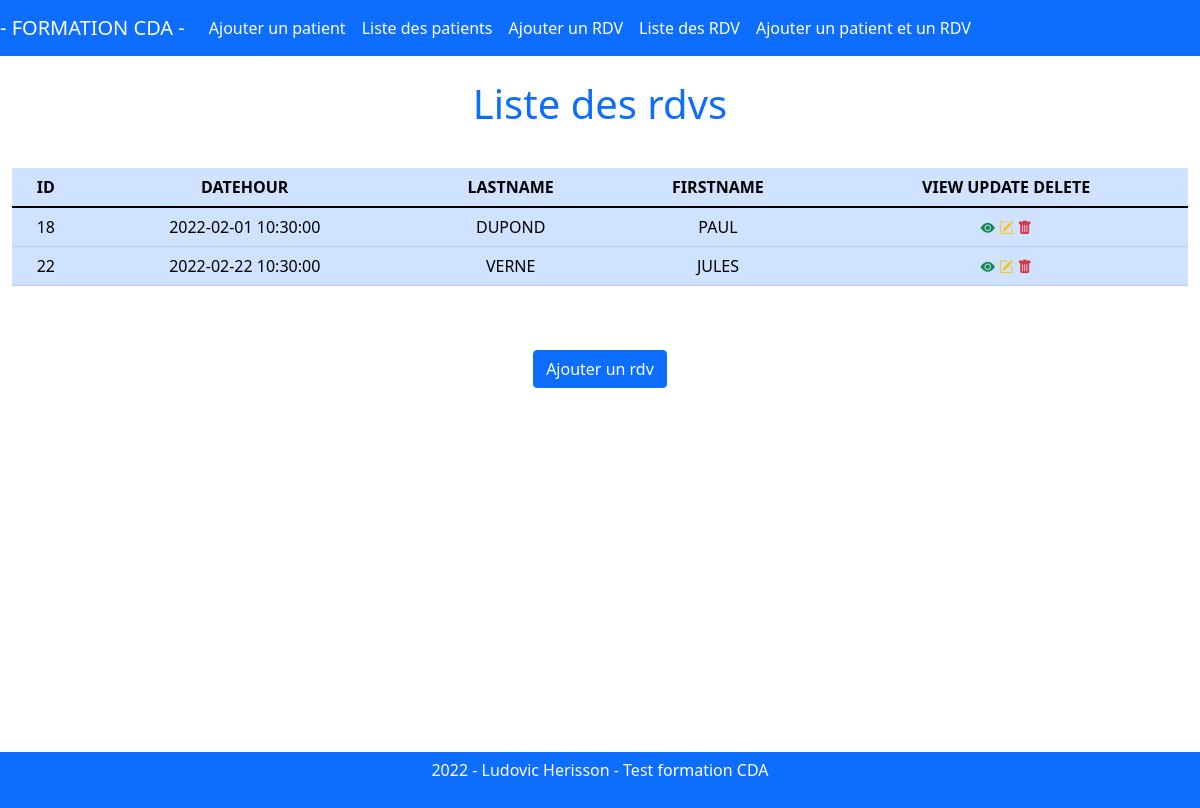
The app's page /?op=voir&data=rdv with its own data.
### tables this page shows
CREATE TABLE `appointments` (
  `id` int(11) NOT NULL,
  `dateHour` datetime NOT NULL,
  `idPatients` int(11) NOT NULL
);

### controller/Controller.php (called while the page is built, shortened)
<?php
class Controller
{
    private $dbEntityRepo;
    public function __construct()
    {
        $this->dbEntityRepo=new \Model\EntityRepository;
    }
    public function render($layout,$template,$parameters=[])
    {
        extract($parameters);
        require "view/$template";
        return ob_end_flush();
    }
    public function selectAll()
    {
        if (isset($_GET['data']) && !empty($_GET['data']))
        {
            $data=$_GET['data'];
            switch ($data)
            {
                case 'rdv':
                    $this->render('layout.php','template-selectAll.php',[
                        'title'=>'Liste des '.$data.'s',
                        'dataType'=>$data,
                        'data'=>$this->dbEntityRepo->selectAllRepo($data),
                        'hidden'=>'hidden',
                        'masque'=>'hidden'
                    ]);
                    break;
            }
        }
    }
    public function handleRequest()
    {
        $op=isset($_GET['op']) ? $_GET['op'] : NULL;
        switch ($op)
        {
            case 'voir':
                $this->selectAll();
                break;
        }
    }
}

### index.php (called while the page is built, shortened)
<?php
$controller=new Controller\Controller;
$controller->handleRequest();
?>

### model/EntityRepository.php (called while the page is built, shortened)
<?php
class EntityRepository
{
    private $db;
    private $tablepatients;
    private $tableappointments;
    public function getDb()
    {
        if(!$this->db)
        {
            try
            {
                $xml=simplexml_load_file('app/config.xml');
                $this->tablepatients=$xml->table1;
                $this->tableappointments=$xml->table2;
                try
                {
                    $this->db= new \PDO("mysql:host=". $xml->host ."; dbname=" . $xml->db, $xml->user, $xml->password, [
                        \PDO::ATTR_ERRMODE => \PDO::ERRMODE_EXCEPTION
                    ]);
                }
                catch(\PDOException $e)
                {
                echo"Message : " . $e->getMessage();
                }
            }
            catch(\Exception $e)
            {
                echo"Message : ".$e->getMessage();
            }
        }
        return $this->db;
    }
    public function selectAllRepo(string $data)
    {
        switch ($data)
        {
            case 'rdv':
                $q=$this->getDb()->prepare("SELECT appointments.id, appointments.dateHour, patients.lastname, patients.firstname  FROM " .$this->tableappointments." INNER JOIN ".$this->tablepatients." ON ".$this->tableappointments.".idPatients=".$this->tablepatients.".id" );
                $q->execute();
                $r=$q->fetchAll(\PDO::FETCH_ASSOC);
            return $r;
                break;
        }
    }
}
?>

### view/template-selectAll.php (the view, shortened to what this page needs)
<div class="container-fluid">
  <?php if(!empty($data)):
    $nomColonne=array_keys($data[0]);?>
    <div class="d-flex">
    </div>
    <table class="table table-hover table-primary mx-auto">
      <thead>
        <tr>
          <?php foreach($nomColonne as $value):?>
            <th class="text-center th" id="<?=$value?>"><?= strtoupper($value);?></th>
          <?php endforeach; ?>
        <th class="text-center">VIEW  UPDATE  DELETE</th>
        </tr>
      </thead>
      <tbody>
        <?php foreach($data as $tab):?>
        <tr>
          <td class="text-center id"><?= implode('</td><td class="text-center">', $tab);?></td>
          <td class="text-center icons">
              <a href="?op=select&data=<?=$dataType?>&id=<?=$tab['id']?>" class="text-success tableicons mx-3-lg"><i class="bi bi-eye-fill"></i></a>
              <a href="?op=update&data=<?=$dataType?>&id=<?=$tab['id']?>" class="text-warning tableicons mx-4-lg"><i class="bi bi-pencil-square"></i></a>
              <a href="?op=delete&data=<?=$dataType?>&id=<?=$tab['id']?>" class="text-danger tableicons mx-3-lg" onclick="return(confirm('Voulez-vous réellement supprimer le <?=$dataType?> <?= $tab['id'];?>'))"><i class="bi bi-trash-fill"></i></a>
          </td>
        </tr>
        <?php endforeach;?>
      </tbody>
    </table>
      <div class="text-center">
        <a href="?op=ajouter&data=<?=$dataType?>" class="btn btn-primary my-5">Ajouter un <?=$dataType?></a>
      </div>
  <?php endif;?>
</div>

### css/app.css (style rules this page uses)
body { min-height: 100vh !important; max-height: 100vh !important; overflow-y: scroll; }
.table { font-size : 1rem !important; }
.tableicons { font-size: 1.2vw !important; }

### records on screen
appointments: tab "18 2022-02-01 10:30:00 DUPOND PAUL"
appointments: tab "22 2022-02-22 10:30:00 VERNE JULES"

### other values on screen
$title "Liste des rdvs"
$value "ID"
$value "DATEHOUR"
$value "LASTNAME"
$value "FIRSTNAME"
$dataType "rdv"
